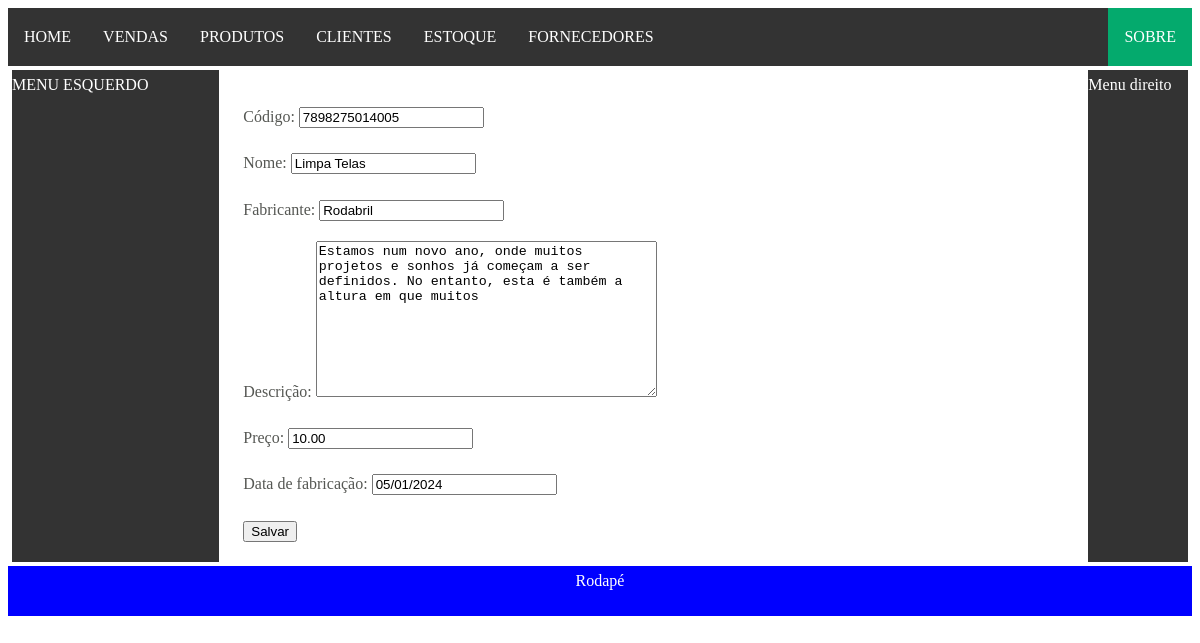
Page /produto/1/atualizacao on the committed database.
### product/models.py (models this page shows, shortened)
class Product(models.Model):
    code = models.CharField("Código", max_length=32, unique=True)
    name = models.CharField("Nome", max_length=64, unique=True)
    manufacturer = models.CharField("Fabricante", max_length=64, null=True)
    description = models.TextField("Descrição", max_length=128, null=True)
    price = models.DecimalField("Preço", max_digits=8, decimal_places=2)
    registration_date = models.DateField("Data do cadastro", auto_now_add=True)
    manufacturing_date = models.DateField("Data de fabricação", null=True)
    class Meta:
        ordering = ['name']
        verbose_name = 'produto'

### product/views.py (the view, shortened to what this page needs)
# urls.py: path('<int:pk>/atualizacao', views.ProductUpdateView.as_view(), name='update'),
class ProductUpdateView(UpdateView):
    model = Product
    fields = ['code', 'name', 'manufacturer', 'description', 'price', 'manufacturing_date']

### product/templates/product/product_form.html (shortened to what this page needs)
{% extends "base/base.html" %}
{% block conteudo %}
<form method="post">
  {{ form.as_p }}
  <button type="submit" class="btn btn-primary">Salvar</button>
</form>
{% endblock %}

### base/static/mcss/principal.css (style rules this page uses)
html { margin: 0; padding: 0; }
body { line-height: 1.88889; color: #555753; }

### rows in the picture
Product: code "7898275014005", name "Limpa Telas", manufacturer "Rodabril", description "Estamos num novo ano, onde muitos projetos e sonhos já começam a ser definidos. No entanto, esta é também a altura em que muitos", price "10.00", manufacturing_date "05/01/2024"
